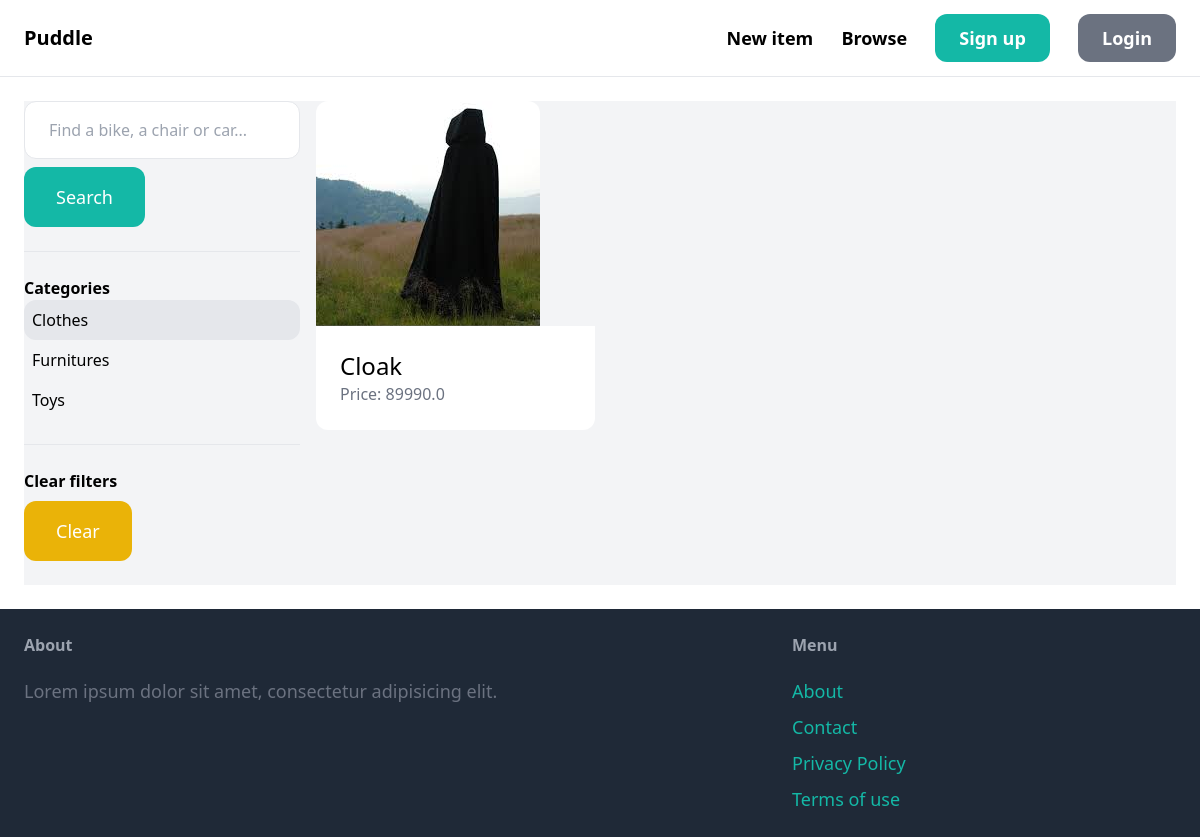
Page /items/?query=&category=3 on the earlier database version.
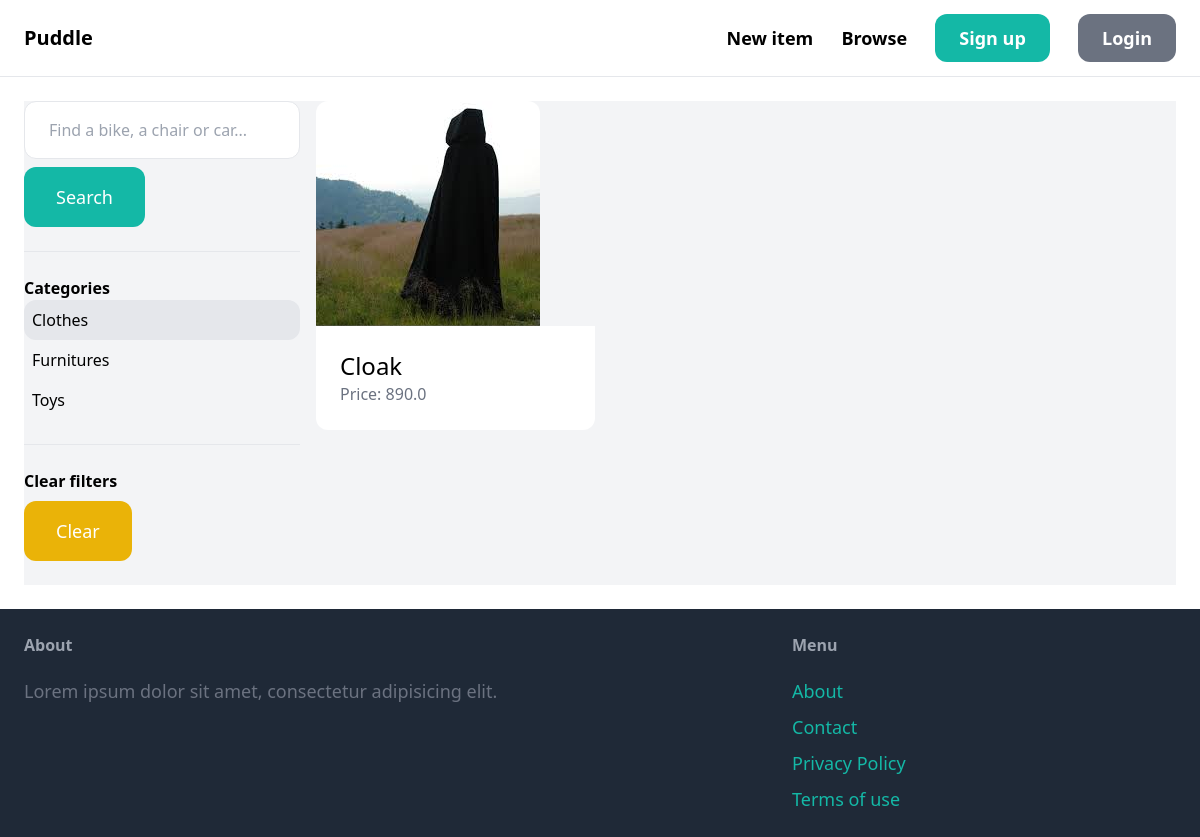
Same page on the later database version.
### item/models.py (models this page shows, shortened)
class Item(models.Model):
    category = models.ForeignKey(Category, related_name='items', on_delete=models.CASCADE)
    name = models.CharField(max_length=255)
    description  = models.TextField(blank=True, null=True)
    price = models.FloatField()
    image = models.ImageField(upload_to='item_images', null=True, blank=True)
    is_sold = models.BooleanField(default=False)
    created_by = models.ForeignKey(User, related_name='items', on_delete=models.CASCADE)
    created_at = models.DateTimeField(auto_now_add=True)

### item/views.py (the view)
# urls.py: path('', views.items, name='items'),
def items(request):
    query = request.GET.get('query', '')
    items = Item.objects.filter(is_sold=False)
    categories = Category.objects.all()
    category_id = request.GET.get('category', 0)
    if category_id:
        items = items.filter(category_id=category_id)
    if query:
        items = items.filter(Q(name__icontains=query) | Q(description__icontains=query))
    return render(request, 'items.html', {
        'items': items,
        'query': query,
        'categories': categories,
        'category_id': int(category_id),
    })

### item/templates/items.html (shortened to what this page needs)
{% extends "core/base.html" %}
{% block content %}
<div class="pb-6 grid grid-cols-4 gap-4 bg-gray-100">
    <div class="col-span-1">
        <form method="get" action="{% url 'item:items' %}">
            <input name="query" class="w-full py-4 px-6 border rounded-xl" type="text" value="{{ query }}" placeholder="Find a bike, a chair or car...">
            <button class="mt-2 py-4 px-8 text-lg bg-teal-500 text-white rounded-xl">Search</button>
        </form>
        <hr class="my-6">
        <p class="font-semibold">Categories</p>
        <ul>
            {% for category in categories %}
                <li class="py-2 px-2 rounded-xl{% if category.id == category_id %} bg-gray-200{% endif %}">
                    <a href="{% url 'item:items' %}?query={{ query }}&category={{ category.id }}">{{ category.name }}</a>
                </li>
            {% endfor %}
        </ul>
        <hr class="my-6">
            <p class="font-semibold">Clear filters</p>
            <ul>
                <li><a href="{% url 'item:items' %}" class="mt-2 py-4 px-8 inline-block bg-yellow-500 text-lg rounded-xl text-white">Clear</a>
    </div>
    <div class="col-span-3">
        <div class="grid grid-cols-3 gap-3">
            {% for item in items %}
                <div>
                    <a href="{% url 'item:detail' item.id %}">
                        <div>
                            <img src="{{ item.image.url }}" class="rounded-t-xl">
                        </div>
                        <div class="p-6 bg-white rounded-b-xl">
                            <h2 class="text-2xl">{{ item.name }}</h2>
                            <p class="text-gray-500">Price: {{ item.price }}</p>
                        </div>
                    </a>
                </div>
            {% endfor %}
        </div>
    </div>
</div>
{% endblock %}

Differences in the rows shown:
changed Item "Cloak": price "89990.0" → "890.0"
